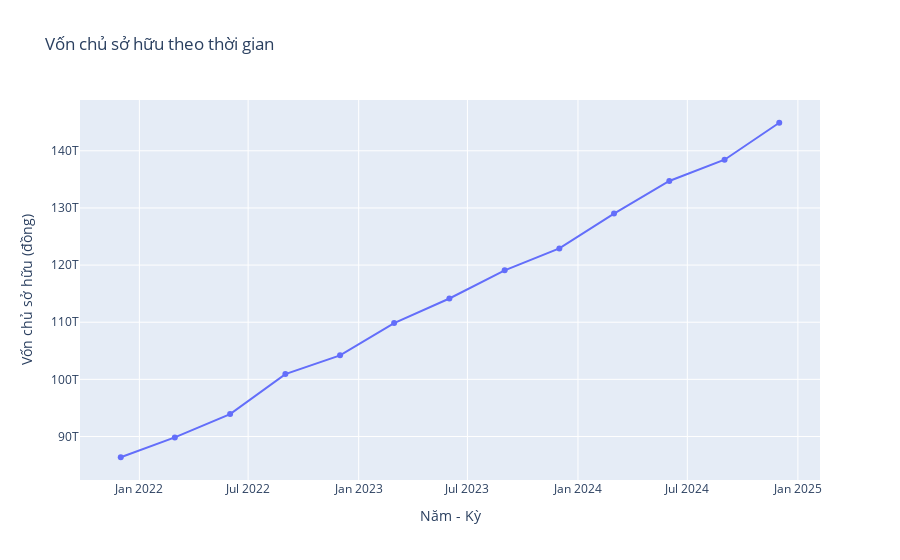

The code cell stored with this chart in its notebook:
### Markdown cell above
Theo biểu đồ, ta thấy:
- Tổng cộng tài sản và nợ phải trả có xu hướng tăng dần.
- Vốn chủ sở hữu tăng dần theo thời gian.
- Lợi ích cổ đông thiểu số tăng dần theo thời gian. Đặc biệt vào quý 3 2022, có sự tăng trưởng bất thường.

### Code cell
fig = go.Figure()

fig.add_trace(go.Scatter(
    x=bid_cdtc["Năm"].astype(str) + "-" + bid_cdtc["Tháng"].astype(str),
    y=bid_cdtc["VỐN CHỦ SỞ HỮU (đồng)"],
    mode="lines+markers",
    name="Vốn chủ sở hữu (đồng)"
))

fig.update_layout(
    title="Vốn chủ sở hữu theo thời gian",
    xaxis_title="Năm - Kỳ",
    yaxis_title="Vốn chủ sở hữu (đồng)"
)

fig.show()

### Figure 1 — Plotly figure (JSON) as saved in the notebook; plotly's stock layout.template omitted (floating-point values rounded to 4 significant figures)
{"data": [{"mode": "lines+markers", "name": "Vốn chủ sở hữu (đồng)", "type": "scatter", "x": ["2024-12", "2024-9", "2024-6", "2024-3", "2023-12", "2023-9", "2023-6", "2023-3", "2022-12", "2022-9", "2022-6", "2022-3", "2021-12"], "y": [144911113000000, 138439656000000, 134717273000000, 129017835000000, 122917044000000, 119087838000000, 114151644000000, 109848462000000, 104205565000000, 100925060000000, 93917539000000, 89837725000000, 86366645000000]}], "layout": {"title": {"text": "Vốn chủ sở hữu theo thời gian"}, "xaxis": {"title": {"text": "Năm - Kỳ"}}, "yaxis": {"title": {"text": "Vốn chủ sở hữu (đồng)"}}}}
